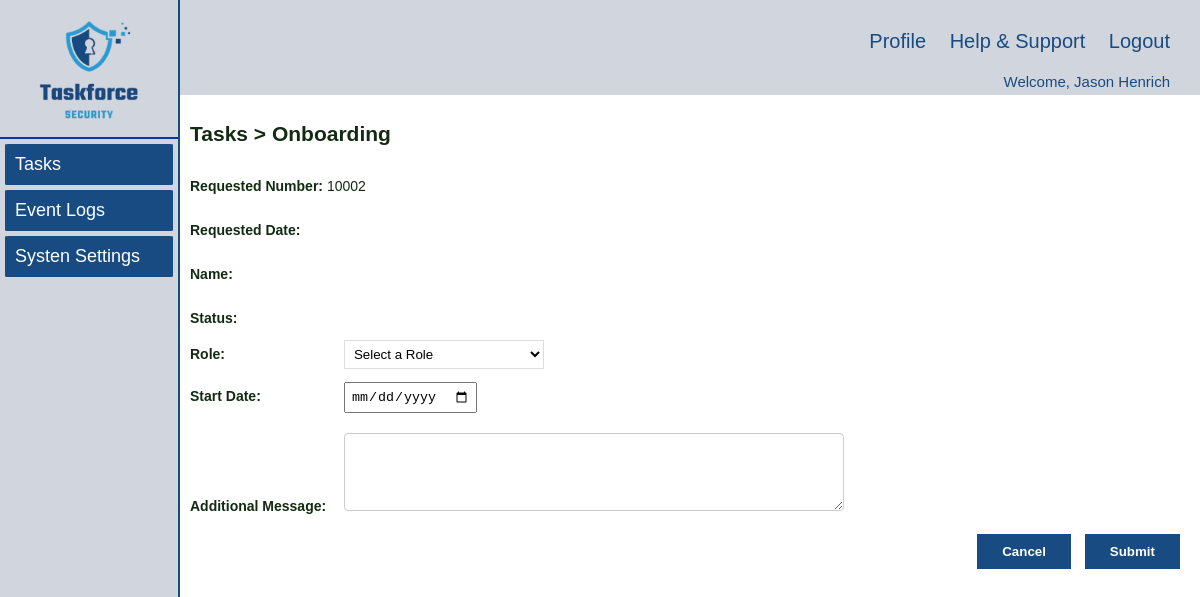
Page /administrator/task_details.php?requestId=10002 (signed in) on the earlier database version.
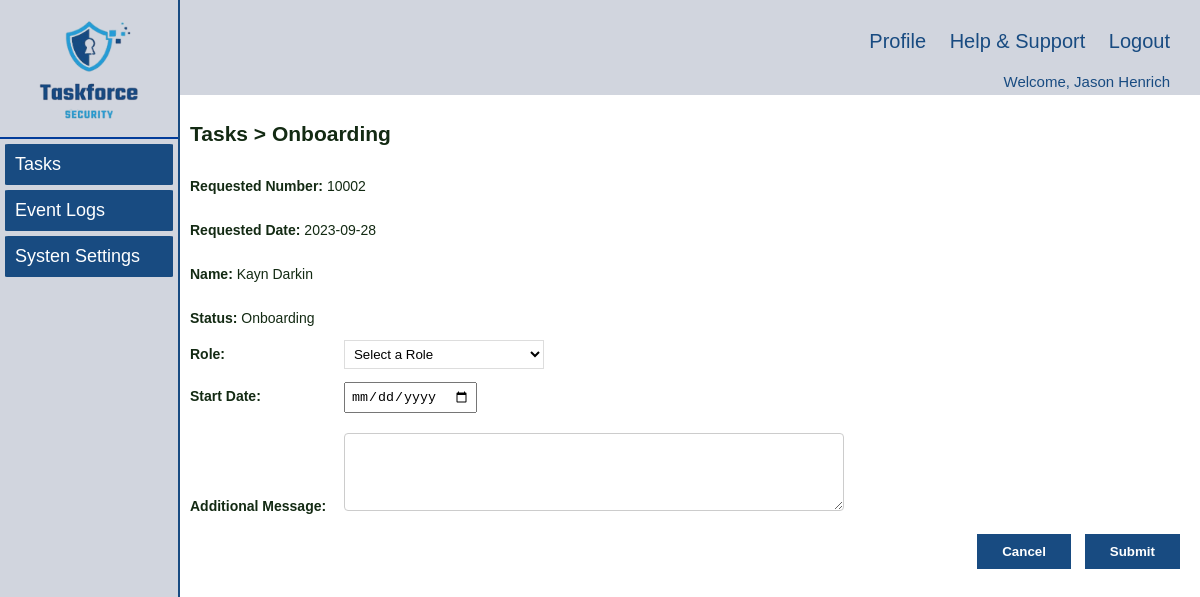
Same page on the later database version.
### tables this page shows
CREATE TABLE `new_hires` (
  `requestId` int(5) NOT NULL,
  `statusId` char(5) NOT NULL,
  `dateRequest` date NOT NULL,
  `fName` varchar(50) NOT NULL,
  `lName` varchar(50) NOT NULL,
  `description` text NOT NULL,
  `timestamp` timestamp NOT NULL DEFAULT current_timestamp()
);

CREATE TABLE `status` (
  `statusId` char(5) NOT NULL,
  `status` varchar(100) NOT NULL
);

### administrator/task_details.php (the view, shortened to what this page needs)
<!DOCTYPE html>
<html lang="en">
<head>
    <link rel="stylesheet" href="../styles/navigation.css">
    <link rel="stylesheet" href="../styles/style.css">
</head>
<body>
    <div class="wrapper">
        <div class="left_navbar">
            <div class="logo">
                <img src="../images/logo.png" alt="">
            </div>
            <ul>
                <a href="tasks.php"><li>Tasks</li></a>
                <a href="event_logs.php"><li>Event Logs</li></a>
                <a href="system_settings.html"><li>Systen Settings</li></a>
            </ul>
        </div>
        <div class="right_content">
            <div class="upper_navbar">
                <a href="../profile/profile.html">Profile</a>
                <a href="../help_support/help_support.html">Help & Support</a>
                <a href="../login/login.html">Logout</a>
            </div>
            <div class="upper_navbar_user">
                <?php
                $loginName = $_SESSION['loginName'];
                echo 'Welcome, ' . $loginName;
                ?>
              </div>
            <div class="main_content">
                <h2>Tasks > Onboarding</h2>
<?php
if (isset($_GET['requestId'])) {
    $requestId = $_GET['requestId'];
    require_once "../inc/dbconn.inc.php";
    $stmt = $conn->prepare("SELECT dateRequest, fName, lName, s.status
                          FROM new_hires AS n
                          INNER JOIN status AS s ON n.statusId = s.statusId
                          WHERE n.requestId = ?");
    $stmt->bind_param("s", $requestId);
    $stmt->execute();
    $stmt->bind_result($dateRequest, $fName, $lName, $status);
} else {
    echo 'Requested Number: Request ID not provided.';
    exit();
}
?>
                <div id="taskDetails">
                  <form class="onboarding-form">
                  <p><strong>Requested Number:</strong> <?php echo $requestId; ?></p>
    <p><strong>Requested Date:</strong> <?php echo $dateRequest; ?></p>
    <p><strong>Name:</strong> <?php echo $fName . ' ' . $lName; ?></p>
    <p><strong>Status:</strong> <?php echo $status; ?></p>
        <div class="onboarding-element">
          <label for="role">Role:</label>
            <select id="role" name="role" class="select-box">
            <option value="">Select a Role</option>
            </select>
        </div>
        <div class="onboarding-element">
          <label for="startDate">Start Date:</label>
            <input type="date" id="startDate" name="startDate">
        </div>
        <div class="onboarding-element">
          <label for="additionalMessage">Additional Message:</label>
            <textarea id="additionalMessage" name="additionalMessage" rows="4"></textarea>
        </div>
         </form>
    </div>
    <div class="right-button">
        <button id="cancelButton" class="">Cancel</button>
        <button id="submitButton" class="">Submit</button>
    </div>
</body>
</html>

Differences in the rows shown:
added new_hires: dateRequest "2023-09-28", fName "Kayn", lName "Darkin", statusId.status "Onboarding"
